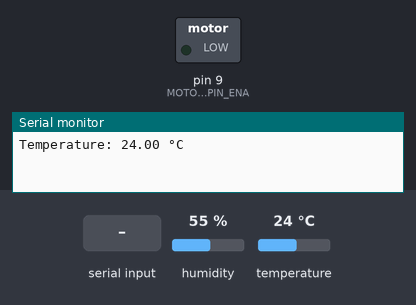
Bench run of a sketch on a simulated Arduino Uno, built with avr-gcc and run on an emulated ATmega328P. Shown: switched loads named in the sketch (green lamp = pin HIGH), the last lines printed to the serial monitor. Inputs (shaded band) come from the test bench; at power-on: temperature 24 °C, humidity 55 %.

Above: at 2.0 s.
2.1 s: "1" received over Serial
At 3.9 s:
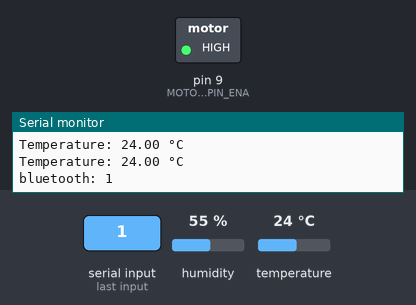
5.6 s: temperature set to 27 °C
8.5 s: temperature set to 30 °C
At 10.4 s:
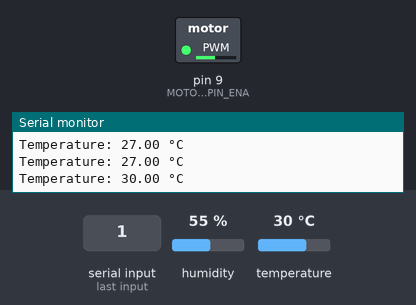
11.0 s: temperature set to 32 °C
At 12.8 s:
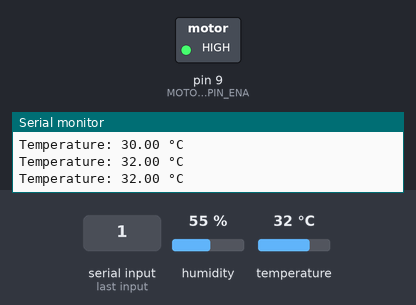
13.1 s: temperature set to 29 °C
At 14.2 s:
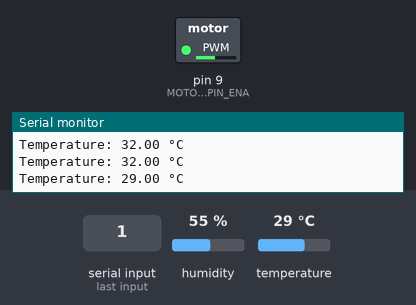
15.2 s: temperature set to 33 °C
At 16.7 s:
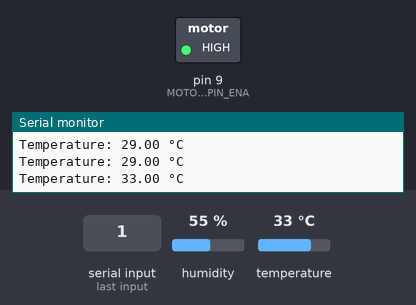
Timing chart, 0 to 18.2 s (numbered marks = the images above; inputs shaded):
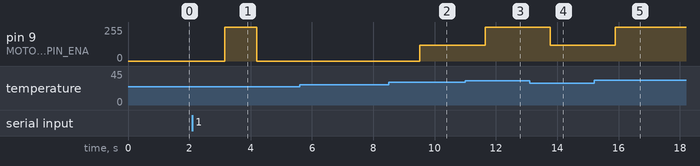

The sketch:

fan_temp_bluetooth_control_sys.ino
```cpp
#include <Adafruit_Sensor.h>  // Include Libraries
#include <DHT.h>
#include <DHT_U.h>

#define DHTPIN 7         // DHT11 sensor data pin
#define DHTTYPE DHT11    // DHT sensor type

#define MOTOR_PIN_ENA 9  // Enable pin for motor driver (PWM pin)
#define MOTOR_PIN_IN1 10  // Input pin 1 for motor driver
#define MOTOR_PIN_IN2 11  // Input pin 2 for motor driver

#define TEMPERATURE_THRESHOLD0 22 // Temperature threshold to adjust motor speed
#define TEMPERATURE_THRESHOLD 28
#define TEMPERATURE_THRESHOLD1 30

DHT dht(DHTPIN, DHTTYPE);

void setup() {
  Serial.begin(9600);
  dht.begin();
}

void loop() {
  delay(1000);

  float temperature = dht.readTemperature(); // Read temperature in Celsius
  if (isnan(temperature)) {
    Serial.println("Failed to read temperature from DHT sensor!");
    return;
  }
  Serial.print("Temperature: ");
  Serial.print(temperature);
  Serial.println(" °C");

  char data;
  data='0'; // comment this if it keep stopping the fan
  if(Serial.available()>0)
   {
    Serial.print("bluetooth: ");
    data= Serial.read(); // reading the data received from the bluetooth module
    Serial.print(data);
    }

  // Adjust motor speed based on temperature and bluetooth command
  if ((temperature > TEMPERATURE_THRESHOLD1) || (data == '1')){ // Increase fan speed

    analogWrite(MOTOR_PIN_ENA, 255);    // Set the motor speed to maximum (255)
    digitalWrite(MOTOR_PIN_IN1, HIGH);  // Set motor direction (forward)
    digitalWrite(MOTOR_PIN_IN2, LOW);
  }

  else if ((temperature > TEMPERATURE_THRESHOLD )) { // starts fan

    analogWrite(MOTOR_PIN_ENA, 120);    // Set the motor speed to a lower value (120)
    digitalWrite(MOTOR_PIN_IN1, HIGH);
    digitalWrite(MOTOR_PIN_IN2, LOW);

  }
  else if ((temperature < TEMPERATURE_THRESHOLD) && (data == '0')) {  // stops motor when temp is below threshold

    analogWrite(MOTOR_PIN_ENA, 0);    // Set the motor speed to a value (0)
    digitalWrite(MOTOR_PIN_IN1, HIGH);
    digitalWrite(MOTOR_PIN_IN2, LOW);

  }
  else if (data == '2') {  // force stops the motor

    analogWrite(MOTOR_PIN_ENA, 0);    // Set the motor speed to a value (0)
    digitalWrite(MOTOR_PIN_IN1, HIGH);
    digitalWrite(MOTOR_PIN_IN2, LOW);

  }

  delay(50);
}
```

Measured:
- the behaviour switches between 28 and 29 °C on temperature (found by bisection; images 1 and 2)
- the behaviour switches between 30 and 31 °C on temperature (found by bisection; images 2 and 3)
- after the input at 2.1 s, pin 9 (MOTOR_PIN_ENA): 0/255 → 255/255 after 1.0 s, → 0/255 1.1 s later
- after the input at 8.5 s, pin 9 (MOTOR_PIN_ENA): 0/255 → 120/255 after 1.0 s
- after the input at 11.0 s, pin 9 (MOTOR_PIN_ENA): 120/255 → 255/255 after 0.65 s
- after the input at 13.1 s, pin 9 (MOTOR_PIN_ENA): 255/255 → 120/255 after 0.67 s
- after the input at 15.2 s, pin 9 (MOTOR_PIN_ENA): 120/255 → 255/255 after 0.70 s
